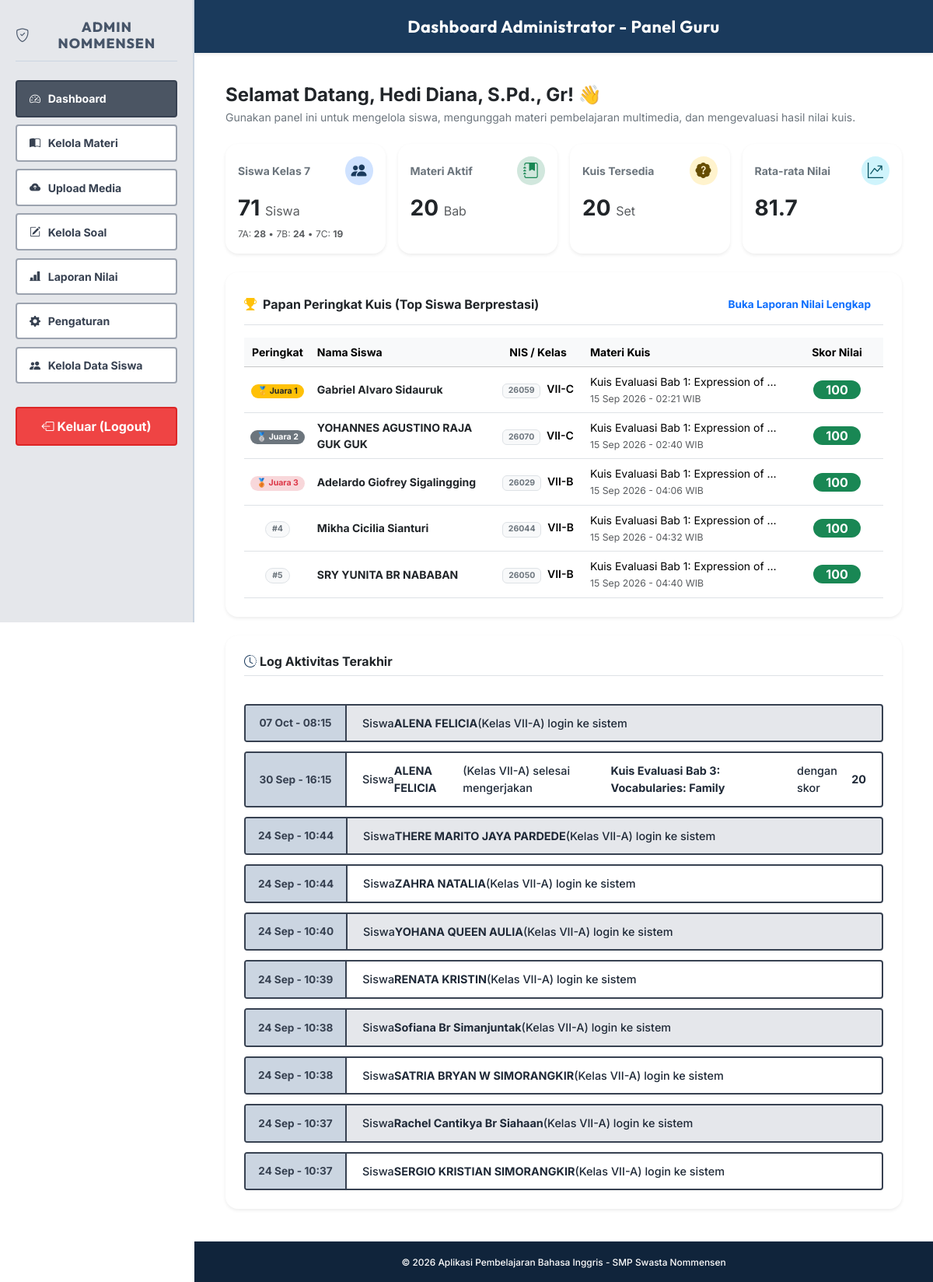
The app's page /admin/dashboard.php (signed in) with its own data.
### tables this page shows
CREATE TABLE `tb_hasil` (
  `id_hasil` int(11) NOT NULL AUTO_INCREMENT,
  `id_siswa` int(11) NOT NULL,
  `id_kuis` int(11) NOT NULL,
  `skor` int(11) NOT NULL,
  `jumlah_benar` int(11) NOT NULL,
  `jumlah_salah` int(11) NOT NULL,
  `waktu_selesai` timestamp NOT NULL DEFAULT current_timestamp(),
  PRIMARY KEY (`id_hasil`),
  KEY `id_siswa` (`id_siswa`),
  KEY `id_kuis` (`id_kuis`),
  CONSTRAINT `tb_hasil_ibfk_1` FOREIGN KEY (`id_siswa`) REFERENCES `tb_siswa` (`id_siswa`) ON DELETE CASCADE,
  CONSTRAINT `tb_hasil_ibfk_2` FOREIGN KEY (`id_kuis`) REFERENCES `tb_kuis` (`id_kuis`) ON DELETE CASCADE
);

CREATE TABLE `tb_siswa` (
  `id_siswa` int(11) NOT NULL AUTO_INCREMENT,
  `nis` varchar(20) NOT NULL,
  `nisn` varchar(20) DEFAULT NULL,
  `nama_siswa` varchar(100) NOT NULL,
  `password` varchar(255) NOT NULL,
  `kelas` varchar(50) NOT NULL,
  `last_login` datetime DEFAULT NULL,
  `created_at` timestamp NOT NULL DEFAULT current_timestamp(),
  PRIMARY KEY (`id_siswa`),
  UNIQUE KEY `nis` (`nis`),
  UNIQUE KEY `nisn` (`nisn`)
);

CREATE TABLE `tb_kuis` (
  `id_kuis` int(11) NOT NULL AUTO_INCREMENT,
  `judul_kuis` varchar(150) NOT NULL,
  `kategori_materi` varchar(50) NOT NULL,
  `waktu_pengerjaan` int(11) NOT NULL,
  `id_materi` int(11) DEFAULT NULL,
  `nilai_lulus` int(11) DEFAULT 70,
  `created_at` timestamp NOT NULL DEFAULT current_timestamp(),
  `id_guru` int(11) DEFAULT NULL,
  PRIMARY KEY (`id_kuis`),
  KEY `id_guru` (`id_guru`),
  KEY `id_materi` (`id_materi`),
  CONSTRAINT `tb_kuis_ibfk_1` FOREIGN KEY (`id_guru`) REFERENCES `tb_guru` (`id_guru`) ON DELETE SET NULL,
  CONSTRAINT `tb_kuis_ibfk_2` FOREIGN KEY (`id_materi`) REFERENCES `tb_materi` (`id_materi`) ON DELETE SET NULL
);

### admin/dashboard.php (the view, shortened to what this page needs)
<?php
require_once '../config.php';
try {
    $total_siswa = $pdo->query("SELECT COUNT(*) FROM tb_siswa WHERE kelas LIKE 'VII-%'")->fetchColumn();
    $count_7a = $pdo->query("SELECT COUNT(*) FROM tb_siswa WHERE kelas = 'VII-A'")->fetchColumn();
    $count_7b = $pdo->query("SELECT COUNT(*) FROM tb_siswa WHERE kelas = 'VII-B'")->fetchColumn();
    $count_7c = $pdo->query("SELECT COUNT(*) FROM tb_siswa WHERE kelas = 'VII-C'")->fetchColumn();
    $total_materi = $pdo->query("SELECT COUNT(*) FROM tb_materi")->fetchColumn();
    $total_kuis = $pdo->query("SELECT COUNT(*) FROM tb_kuis")->fetchColumn();
    $avg_score_raw = $pdo->query("SELECT AVG(h.skor) FROM tb_hasil h JOIN tb_siswa s ON h.id_siswa = s.id_siswa WHERE s.kelas LIKE 'VII-%'")->fetchColumn();
    $rata_rata_nilai = $avg_score_raw !== null ? round($avg_score_raw, 1) : 0;
    $stmt_lead = $pdo->query("
        SELECT h.*, s.nama_siswa, s.nis, s.kelas, k.judul_kuis
        FROM tb_hasil h
        JOIN tb_siswa s ON h.id_siswa = s.id_siswa
        JOIN tb_kuis k ON h.id_kuis = k.id_kuis
        WHERE s.kelas LIKE 'VII-%'
        ORDER BY h.skor DESC, h.jumlah_benar DESC, h.waktu_selesai ASC
        LIMIT 5
    ");
    $top_leaderboard = $stmt_lead->fetchAll();
} catch (PDOException $e) {
    $rata_rata_nilai = 0;
    $top_leaderboard = [];
}
$activities = [];
try {
    $sql_union = "
        SELECT 'kuis' as tipe, h.waktu_selesai as tanggal, s.nama_siswa, s.kelas, k.judul_kuis as detail, h.skor
        FROM tb_hasil h
        JOIN tb_siswa s ON h.id_siswa = s.id_siswa
        JOIN tb_kuis k ON h.id_kuis = k.id_kuis
        UNION ALL
        SELECT 'materi' as tipe, m.created_at as tanggal, '' as nama_siswa, '' as kelas, CONCAT(m.kategori, ' - ', m.judul_materi) as detail, 0 as skor
        FROM tb_materi m
        UNION ALL
        SELECT 'login' as tipe, s.last_login as tanggal, s.nama_siswa, s.kelas, 'Siswa Login' as detail, 0 as skor
        FROM tb_siswa s
        WHERE s.last_login IS NOT NULL
        ORDER BY tanggal DESC
        LIMIT 10
    ";
    $stmt_union = $pdo->query($sql_union);
    $activities = $stmt_union->fetchAll();
} catch (PDOException $e) {
    $activities = [];
}
?>
<!DOCTYPE html>
<html lang="id">
<head>
    <link href="https://cdn.jsdelivr.net/npm/bootstrap@5.3.3/dist/css/bootstrap.min.css" rel="stylesheet">
    <link rel="stylesheet" href="https://cdn.jsdelivr.net/npm/bootstrap-icons@1.11.3/font/bootstrap-icons.min.css">
    <link rel="stylesheet" href="../assets/css/style.css?v=4.3.0">
</head>
<body class="admin-body">
    <header class="top-header">
        Dashboard Administrator - Panel Guru
    </header>
    <div class="admin-layout">
        <aside class="sidebar">
            <div class="sidebar-brand">
                <h3 class="d-flex align-items-center justify-content-center gap-2">
                    <i class="bi bi-shield-check"></i>
                    <span>ADMIN NOMMENSEN</span>
                </h3>
                <ul class="sidebar-menu">
                    <li><a href="dashboard.php" class="active"><i class="bi bi-speedometer2"></i>Dashboard</a></li>
                    <li><a href="kelola_materi.php"><i class="bi bi-book-half"></i>Kelola Materi</a></li>
                    <li><a href="upload_media.php"><i class="bi bi-cloud-arrow-up-fill"></i>Upload Media</a></li>
                    <li><a href="kelola_soal.php"><i class="bi bi-pencil-square"></i>Kelola Soal</a></li>
                    <li><a href="laporan_nilai.php"><i class="bi bi-bar-chart-line-fill"></i>Laporan Nilai</a></li>
                    <li><a href="pengaturan.php"><i class="bi bi-gear-fill"></i>Pengaturan</a></li>
                    <li><a href="kelola_siswa.php"><i class="bi bi-people-fill"></i>Kelola Data Siswa</a></li>
                </ul>
            </div>
            <a href="logout.php" class="btn-logout-sidebar" onclick="return confirm('Apakah Anda yakin ingin keluar?')">
                <i class="bi bi-box-arrow-left me-1"></i>Keluar (Logout)
            </a>
        </aside>
        <main class="main-content">
            <div class="mb-4">
                <h2 class="h4 fw-bold text-dark mb-1">Selamat Datang, <?= htmlspecialchars($_SESSION['admin_nama']) ?>! 👋</h2>
                <p class="text-secondary small mb-0">Gunakan panel ini untuk mengelola siswa, mengunggah materi pembelajaran multimedia, dan mengevaluasi hasil nilai kuis.</p>
            </div>
            <div class="row row-cols-1 row-cols-sm-2 row-cols-xl-4 g-3 mb-4">
                <div class="col">
                    <div class="card border-0 shadow-sm rounded-4 p-3 bg-white h-100">
                        <div class="d-flex justify-content-between align-items-center mb-2">
                            <span class="text-secondary small fw-bold">Siswa Kelas 7</span>
                            <div class="badge bg-primary-subtle text-primary p-2 rounded-circle"><i class="bi bi-people-fill fs-5"></i></div>
                        </div>
                        <div class="fs-3 fw-bold text-dark"><?= $total_siswa ?> <span class="fs-6 text-muted fw-normal">Siswa</span></div>
                        <div class="small text-muted mt-1" style="font-size: 0.75rem;">
                            7A: <strong><?= $count_7a ?></strong> &bull; 7B: <strong><?= $count_7b ?></strong> &bull; 7C: <strong><?= $count_7c ?></strong>
                        </div>
                    </div>
                </div>
                <div class="col">
                    <div class="card border-0 shadow-sm rounded-4 p-3 bg-white h-100">
                        <div class="d-flex justify-content-between align-items-center mb-2">
                            <span class="text-secondary small fw-bold">Materi Aktif</span>
                            <div class="badge bg-success-subtle text-success p-2 rounded-circle"><i class="bi bi-journal-bookmark-fill fs-5"></i></div>
                        </div>
                        <div class="fs-3 fw-bold text-dark"><?= $total_materi ?> <span class="fs-6 text-muted fw-normal">Bab</span></div>
                    </div>
                </div>
                <div class="col">
                    <div class="card border-0 shadow-sm rounded-4 p-3 bg-white h-100">
                        <div class="d-flex justify-content-between align-items-center mb-2">
                            <span class="text-secondary small fw-bold">Kuis Tersedia</span>
                            <div class="badge bg-warning-subtle text-warning-emphasis p-2 rounded-circle"><i class="bi bi-patch-question-fill fs-5"></i></div>
                        </div>
                        <div class="fs-3 fw-bold text-dark"><?= $total_kuis ?> <span class="fs-6 text-muted fw-normal">Set</span></div>
                    </div>
                </div>
                <div class="col">
                    <div class="card border-0 shadow-sm rounded-4 p-3 bg-white h-100">
                        <div class="d-flex justify-content-between align-items-center mb-2">
                            <span class="text-secondary small fw-bold">Rata-rata Nilai</span>
                            <div class="badge bg-info-subtle text-info-emphasis p-2 rounded-circle"><i class="bi bi-graph-up-arrow fs-5"></i></div>
                        </div>
                        <div class="fs-3 fw-bold text-dark"><?= $rata_rata_nilai ?></div>
                    </div>
                </div>
            </div>
            <?php if (!empty($top_leaderboard)): ?>
            <div class="card border-0 shadow-sm rounded-4 bg-white p-4 mb-4">
                <div class="d-flex justify-content-between align-items-center border-bottom pb-2 mb-3">
                    <h3 class="h6 fw-bold text-dark mb-0">
                        <i class="bi bi-trophy-fill me-2 text-warning"></i>Papan Peringkat Kuis (Top Siswa Berprestasi)
                    </h3>
                    <a href="laporan_nilai.php" class="btn btn-sm btn-outline-primary rounded-pill px-3 fw-bold">
                        Buka Laporan Nilai Lengkap
                    </a>
                </div>
                <div class="table-responsive">
                    <table class="table table-hover align-middle mb-0 small">
                        <thead class="table-light">
                            <tr>
                                <th style="width: 10%; text-align: center;">Peringkat</th>
                                <th style="width: 30%;">Nama Siswa</th>
                                <th style="width: 15%; text-align: center;">NIS / Kelas</th>
                                <th style="width: 30%;">Materi Kuis</th>
                                <th style="width: 15%; text-align: center;">Skor Nilai</th>
                            </tr>
                        </thead>
                        <tbody>
                            <?php foreach ($top_leaderboard as $idx => $lead): ?>
                                <?php
                                $pos = $idx + 1;
                                $medal = $pos === 1 ? '🥇 Juara 1' : ($pos === 2 ? '🥈 Juara 2' : ($pos === 3 ? '🥉 Juara 3' : '#' . $pos));
                                ?>
                                <tr>
                                    <td style="text-align: center;">
                                        <span class="badge <?= $pos === 1 ? 'bg-warning text-dark' : ($pos === 2 ? 'bg-secondary text-white' : ($pos === 3 ? 'bg-danger-subtle text-danger' : 'bg-light text-secondary border')) ?> rounded-pill px-2 py-1">
                                            <?= $medal ?>
                                        </span>
                                    </td>
                                    <td>
                                        <div class="fw-bold text-dark"><?= htmlspecialchars($lead['nama_siswa']) ?></div>
                                    </td>
                                    <td style="text-align: center;">
                                        <span class="badge bg-light text-secondary border"><?= htmlspecialchars($lead['nis']) ?></span>
                                        <span class="fw-semibold ms-1"><?= htmlspecialchars($lead['kelas']) ?></span>
                                    </td>
                                    <td>
                                        <div class="text-truncate" style="max-width: 250px;" title="<?= htmlspecialchars($lead['judul_kuis']) ?>">
                                            <?= htmlspecialchars($lead['judul_kuis']) ?>
                                        </div>
                                        <small class="text-muted"><?= date('d M Y - H:i', strtotime($lead['waktu_selesai'])) ?> WIB</small>
                                    </td>
                                    <td style="text-align: center;">
                                        <span class="badge <?= $lead['skor'] >= 70 ? 'bg-success text-white' : 'bg-primary text-white' ?> fs-6 px-3 py-1 rounded-pill">
                                            <?= $lead['skor'] ?>
                                        </span>
                                    </td>
                                </tr>
                            <?php endforeach; ?>
                        </tbody>
                    </table>
                </div>
            </div>
            <?php endif; ?>
            <div class="card border-0 shadow-sm rounded-4 bg-white p-4">
                <h3 class="h6 fw-bold text-dark border-bottom pb-2 mb-3">
                    <i class="bi bi-clock-history me-1 text-primary"></i>Log Aktivitas Terakhir
                </h3>
                <div class="activity-container">
                    <?php if (empty($activities)): ?>
                        <div class="text-center text-muted py-4 border border-dashed rounded-3">
                            Belum ada riwayat aktivitas di sistem.
                        </div>
                    <?php else: ?>
                        <?php foreach ($activities as $idx => $act): ?>
                            <?php
                            $time_str = date('d M - H:i', strtotime($act['tanggal']));
                            $row_bg_class = ($idx % 2 === 0) ? 'activity-row-gray' : 'activity-row-white';
                            $text = "";
                            if ($act['tipe'] === 'kuis') {
                                $text = "Siswa <strong>" . htmlspecialchars($act['nama_siswa']) . "</strong> (Kelas " . htmlspecialchars($act['kelas']) . ") selesai mengerjakan <strong>" . htmlspecialchars($act['detail']) . "</strong> dengan skor <strong>" . $act['skor'] . "</strong>";
                            } elseif ($act['tipe'] === 'materi') {
                                $text = "Materi baru ditambahkan: <strong>" . htmlspecialchars($act['detail']) . "</strong>";
                            } elseif ($act['tipe'] === 'login') {
                                $text = "Siswa <strong>" . htmlspecialchars($act['nama_siswa']) . "</strong> (Kelas " . htmlspecialchars($act['kelas']) . ") login ke sistem";
                            }
                            ?>
                            <div class="activity-row <?= $row_bg_class ?>">
                                <div class="activity-time"><?= $time_str ?></div>
                                <div class="activity-text"><?= $text ?></div>
                            </div>
                        <?php endforeach; ?>
                    <?php endif; ?>
                </div>
            </div>
        </main>
    </div>
    <footer class="bottom-footer text-center py-3 text-white border-top">
        <small>&copy; 2026 Aplikasi Pembelajaran Bahasa Inggris - SMP Swasta Nommensen</small>
    </footer>
</body>
</html>

### records on screen
tb_hasil: medal "🥇 Juara 1", id_siswa.nama_siswa "Gabriel Alvaro Sidauruk", id_siswa.nis "26059", id_siswa.kelas "VII-C", id_kuis.judul_kuis "Kuis Evaluasi Bab 1: Expression of…", waktu_selesai "15 Sep 2026 - 02:21", skor "100"
tb_hasil: medal "🥈 Juara 2", id_siswa.nama_siswa "YOHANNES AGUSTINO RAJA GUK GUK", id_siswa.nis "26070", id_siswa.kelas "VII-C", id_kuis.judul_kuis "Kuis Evaluasi Bab 1: Expression of…", waktu_selesai "15 Sep 2026 - 02:40", skor "100"
tb_hasil: medal "🥉 Juara 3", id_siswa.nama_siswa "Adelardo Giofrey Sigalingging", id_siswa.nis "26029", id_siswa.kelas "VII-B", id_kuis.judul_kuis "Kuis Evaluasi Bab 1: Expression of…", waktu_selesai "15 Sep 2026 - 04:06", skor "100"
tb_hasil: medal "#4", id_siswa.nama_siswa "Mikha Cicilia Sianturi", id_siswa.nis "26044", id_siswa.kelas "VII-B", id_kuis.judul_kuis "Kuis Evaluasi Bab 1: Expression of…", waktu_selesai "15 Sep 2026 - 04:32", skor "100"
tb_hasil: medal "#5", id_siswa.nama_siswa "SRY YUNITA BR NABABAN", id_siswa.nis "26050", id_siswa.kelas "VII-B", id_kuis.judul_kuis "Kuis Evaluasi Bab 1: Expression of…", waktu_selesai "15 Sep 2026 - 04:40", skor "100"

### other values on screen
$_SESSION['admin_nama'] "Hedi Diana, S.Pd., Gr"
$total_siswa "71"
$count_7a "28"
$count_7b "24"
$count_7c "19"
$total_materi "20"
$total_kuis "20"
$rata_rata_nilai "81.7"
$time_str "07 Oct - 08:15"
$act['nama_siswa'] "ALENA FELICIA"
$act['kelas'] "VII-A"
$time_str "30 Sep - 16:15"
$act['detail'] "Kuis Evaluasi Bab 3: Vocabularies: Family"
$act['skor'] "20"
$time_str "24 Sep - 10:44"
